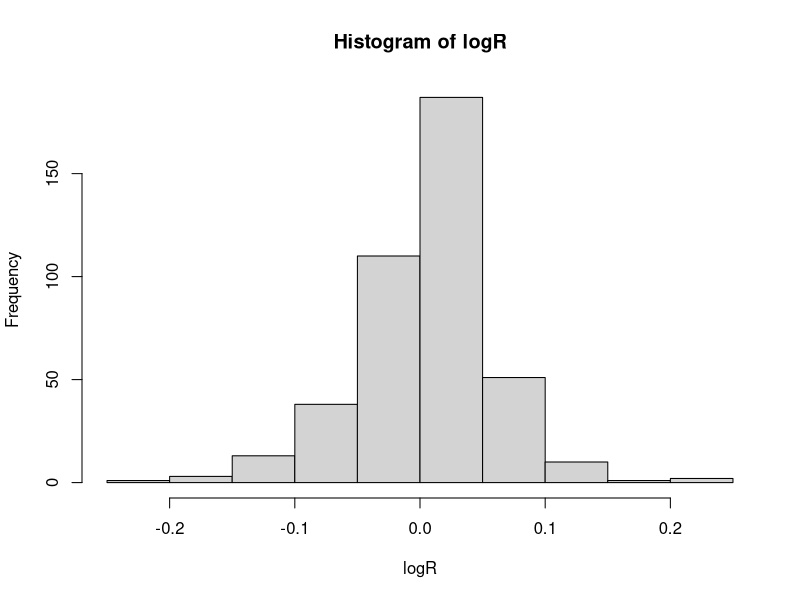
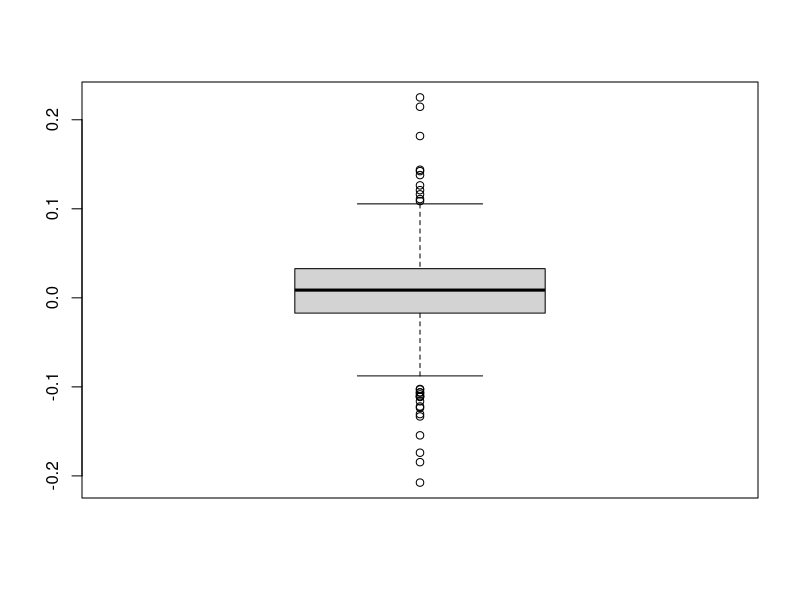

Write the R code that produced these figures, in order.
# Data Visualization
# Author: Yanhan Si
# Created by: Nov 23, 2020 (GMT-5)
# Updated by: Nov 23, 2020 (GMT-5)
# --------------------------------------------------------------------------------
library(tidyverse)
library(fBasics)

bitcoin = read_csv("./data/bitcoin.csv")
logR = bitcoin$log_return
R = bitcoin$ret
summary(R)
summary(logR)
sd(logR)
skewness(logR)
kurtosis(logR)
hist(logR)
boxplot(logR)

HMM_pred <- read_csv("data/HMM_pred_price.csv")
SVM_pred <- read_csv("data/SVM_pred_price.csv")
GARCH_pred <- read_csv("data/GARCH11_pred_price.csv")
training = read_csv("./data/bitcoin_train.csv")
train_log_ret = mean(training$log_return)
# Calculate the mean squared error
HMM = sum((SVM_pred$y_true - HMM_pred$y_pred)^2) / 7 # 3056606
SVM = sum((SVM_pred$y_true - SVM_pred$y_pred)^2) / 7 # 3109227
GARCH = sum((GARCH_pred$y_true - GARCH_pred$y_pred)^2) / 7 # 3113032
